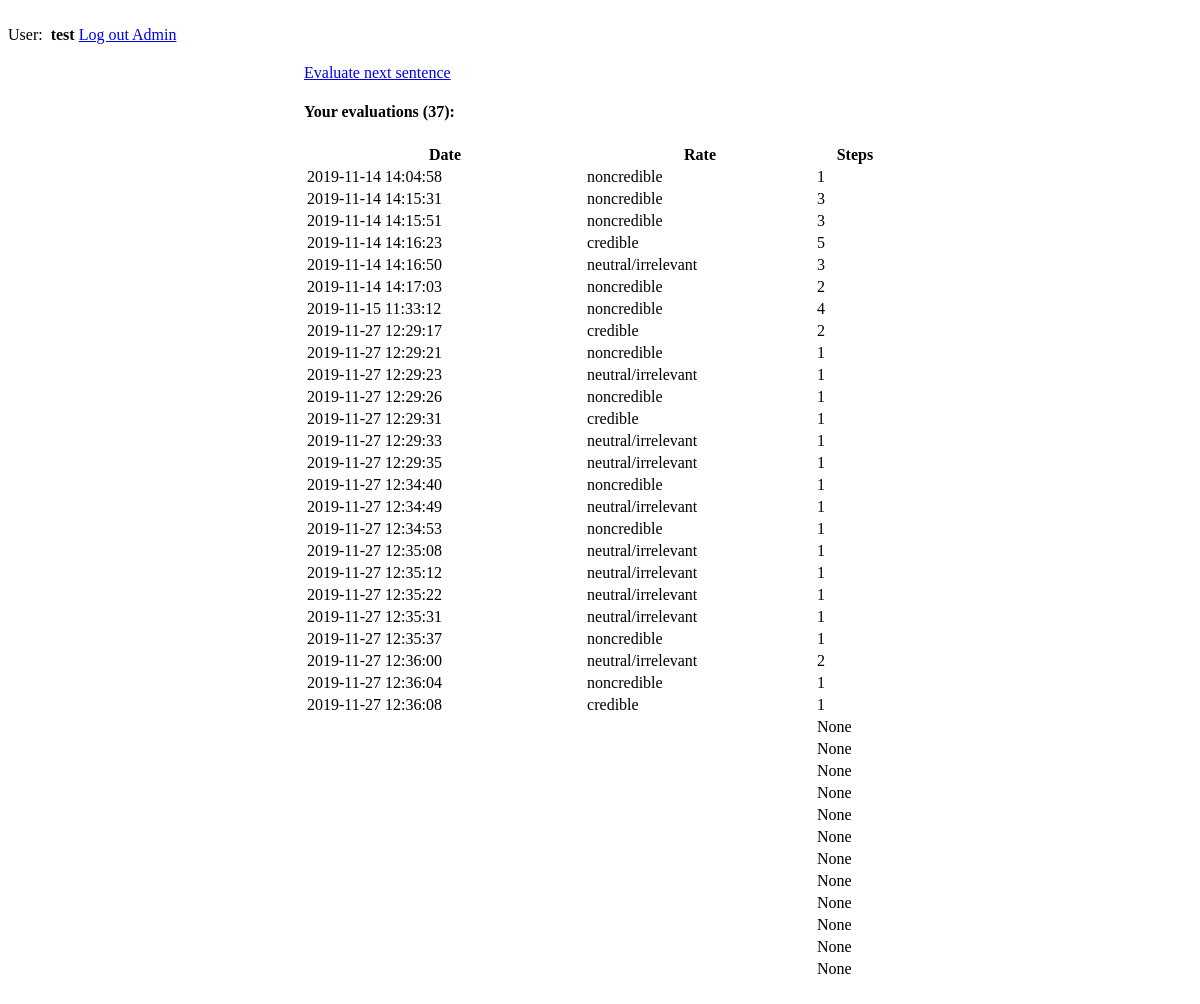
Before: /index (signed in) with the older database file.
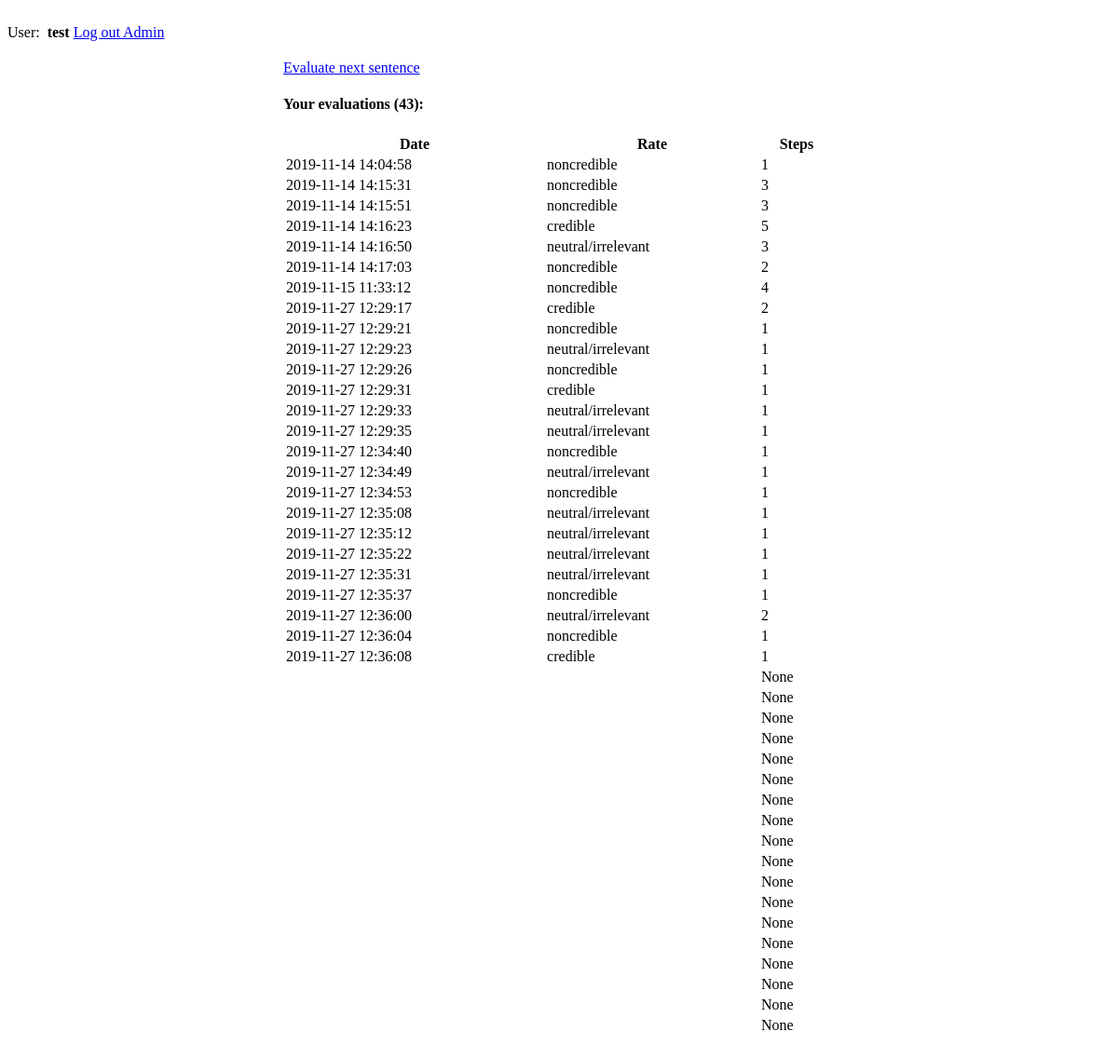
After: the same page with the newer database file.
### app/models.py (models this page shows, shortened)
class User(UserMixin, db.Model):
    id = db.Column(db.Integer, primary_key=True)
    username = db.Column(db.String(64), index=True, unique=True)
    email = db.Column(db.String(120), index=True, unique=True)
    password_hash = db.Column(db.String(128))
    name = db.Column(db.String(128))
    surname = db.Column(db.String(128))
    is_admin = db.Column(db.Boolean, default=False)
    tasks = db.relationship('Task', backref='user')
    @property
    def is_authenticated(self):
        return True

class Task(db.Model):
    task_id = db.Column(db.Integer, primary_key=True)
    sentence_id = db.Column(db.Integer, db.ForeignKey('sentence.sentence_id'), unique=True)
    user_id = db.Column(db.Integer, db.ForeignKey('user.id'))
    time_start = db.Column(db.DateTime)
    time_end = db.Column(db.DateTime)
    rate = db.Column(db.Enum(CredibilityRates))
    steps = db.Column(db.Integer)
    tags = db.Column(db.String(200))
    reason = db.Column(db.String(200))

### app/routes.py (the view)
@app.route('/')
@app.route('/index')
@login_required
def index():
    tasks = Task.query.filter_by(
        user_id=current_user.id
    ).filter(Task.rate is not None).all()
    nextTask = Task.query.filter_by(
        user_id=current_user.id,
        rate=None
    ).first()
    return render_template(
        'index.html',
        title='Home',
        tasks=tasks,
        nextTask=nextTask
    )

### app/__init__.py (called while the page is built)
@login_manager.user_loader
def load_user(user_id):
    return models.User.query.get(user_id)

### app/templates/index.html
{% extends "base.html" %}
{% block content %}
    <div class="home-container">
        {%  if nextTask %}
            <a href="{{ url_for('perform_task', task_id = nextTask.task_id) }}" class="mdl-button mdl-js-button mdl-button--raised  mdl-button--accent">
                Evaluate next sentence
            </a>
        {% endif %}
        <h4>Your evaluations ({{ tasks.__len__() }}): </h4>
        <table class="mdl-data-table mdl-data-table--selectable mdl-shadow--2dp taks-table">
            <thead>
                <tr>
                    <th>Date</th>
                    <th>Rate</th>
                    <th>Steps</th>
                </tr>
            </thead>
            {% for task in tasks %}
                <tr>
                    <td>
                        {{ task.time_end.strftime('%Y-%m-%d %H:%M:%S') if task.time_end }}
                    </td>
                    <td>
                        {{ task.rate.value }}
                    </td>
                    <td>{{ task.steps}}</td>
                </tr>
            {% endfor %}
        </table>
    </div>
{% endblock %}

### app/templates/base.html (shortened to what this page needs)
<!DOCTYPE html>
<html>
    <head>
        <link rel="stylesheet" href="https://code.getmdl.io/1.3.0/material.blue-pink.min.css" />
        <link rel="stylesheet" href="{{ url_for('static', filename='css/main.css') }}">
    </head>
    <body class="mdl-color--grey-100">
        <div class="mdl-layout mdl-js-layout mdl-layout--fixed-header">
            <header class="mdl-layout__header">
                <div class="mdl-layout__header-row">
                    <a class="main-title" href="{{ url_for("index") }}" class="mdl-layout-title">Credibility of the medical web content</a>
                    <nav class="mdl-navigation mdl-layout--large-screen-only">
                        {% if current_user.is_authenticated %}
                            User: <strong>&nbsp;{{ current_user.username }}</strong>
                            <a class="mdl-navigation__link" href="{{ url_for('logout') }}">
                                Log out
                            </a>
                            {% if current_user.is_admin %}
                                <a class="mdl-navigation__link" href="{{ url_for('admin.admin') }}">
                                    Admin
                                </a>
                            {%  endif %}
                        {% endif %}
                    </nav>
                </div>
            </header>
            <main class="mdl-layout__content">
                <div class="page-content">
                    {% block content %}{% endblock %}
                </div>
            </main>
        </div>
    </body>
</html>

### app/static/css/main.css (style rules this page uses)
.page-content { display: flex; justify-content: center; padding: 20px 0; }
.home-container { width: 50%; max-width: 800px; }
.home-container table { width: 100%; }
.main-title { color: #fff; text-decoration: none; }

Changed rows visible on the page:
added Task: steps "None"
added Task: steps "None"
added Task: steps "None"
added Task: steps "None"
added Task: steps "None"
added Task: steps "None"
Other visible differences:
{{ tasks.__len__() }}: "37" → "43"
